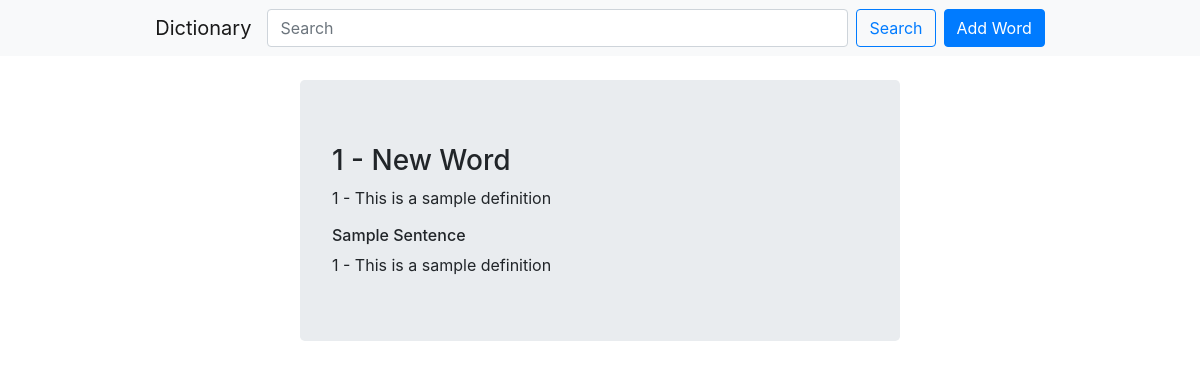
The app's page /viewword/1 with its own data.
### sitefordictionary/models.py (models this page shows)
class Words(models.Model):
    word = models.CharField(max_length=64)
    dictionaryDefinition = models.ManyToManyField(Definitions, blank=True, related_name="dictionaryDefinition")
    def __str__(self):
        return f"""
        {self.id} - {self.word}
        """

class Definitions(models.Model):
    definition = models.TextField()
    dictionarySentence = models.ForeignKey(Sentences, on_delete=models.CASCADE, related_name="dictionarySentence")
    def __str__(self):
        return f"""
        {self.id} - {self.definition}
        """

class Sentences(models.Model):
    sentence = models.TextField()
    def __str__(self):
        return f"{self.id} - {self.sentence}"

### sitefordictionary/views.py (the view)
# urls.py: path("viewword/<int:wordID>",views.viewWord,name="viewWord")
def viewWord(request,wordID):
    word = Words.objects.get(pk=wordID)
    context = {
    "Word": word
    }
    return render(request,"sitefordictionary/viewWord.html",context)

### sitefordictionary/templates/sitefordictionary/viewWord.html (shortened to what this page needs)
{% extends "sitefordictionary/base.html" %}
{% block body %}
    <br>
    <div class="container jumbotron w-50">
    <h3>{{Word}}</h3>
      {% for definition in Word.dictionaryDefinition.all %}
        <p>{{definition}}</p>
        <h6>Sample Sentence</h6>
        {{definition.dictionarySentence}}
      {% endfor %}
    </div>
{% endblock %}

### sitefordictionary/templates/sitefordictionary/base.html (shortened to what this page needs)
<!DOCTYPE html>
<html lang="en" dir="ltr">
  <head>
    {% load static %}
        <link rel="stylesheet" type="text/css" href="{% static 'sitefordictionary/css/bootstrap.css' %}">
  </head>
  <body>
    <nav class="navbar navbar-light bg-light">
      <form class="form-inline my-0 mx-auto">
        <a href="{% url 'index' %}" class="navbar-brand">Dictionary</a>
        <input class="form-control mr-sm-2" size="50" type="search" placeholder="Search" aria-label="Search">
        <button class="btn btn-outline-primary my-2 my-sm-0" type="submit">Search</button>
        <a href="{% url 'addWords' %}" class="btn btn-primary ml-2">Add Word</a>
      </form>
    </nav>
    {% block body %}
    {% endblock %}
  </body>
</html>

### records on screen
Words: id+word "1 - New Word"
Definitions: id+definition "1 - This is a sample definition", dictionarySentence "1 - This is a sample definition"
